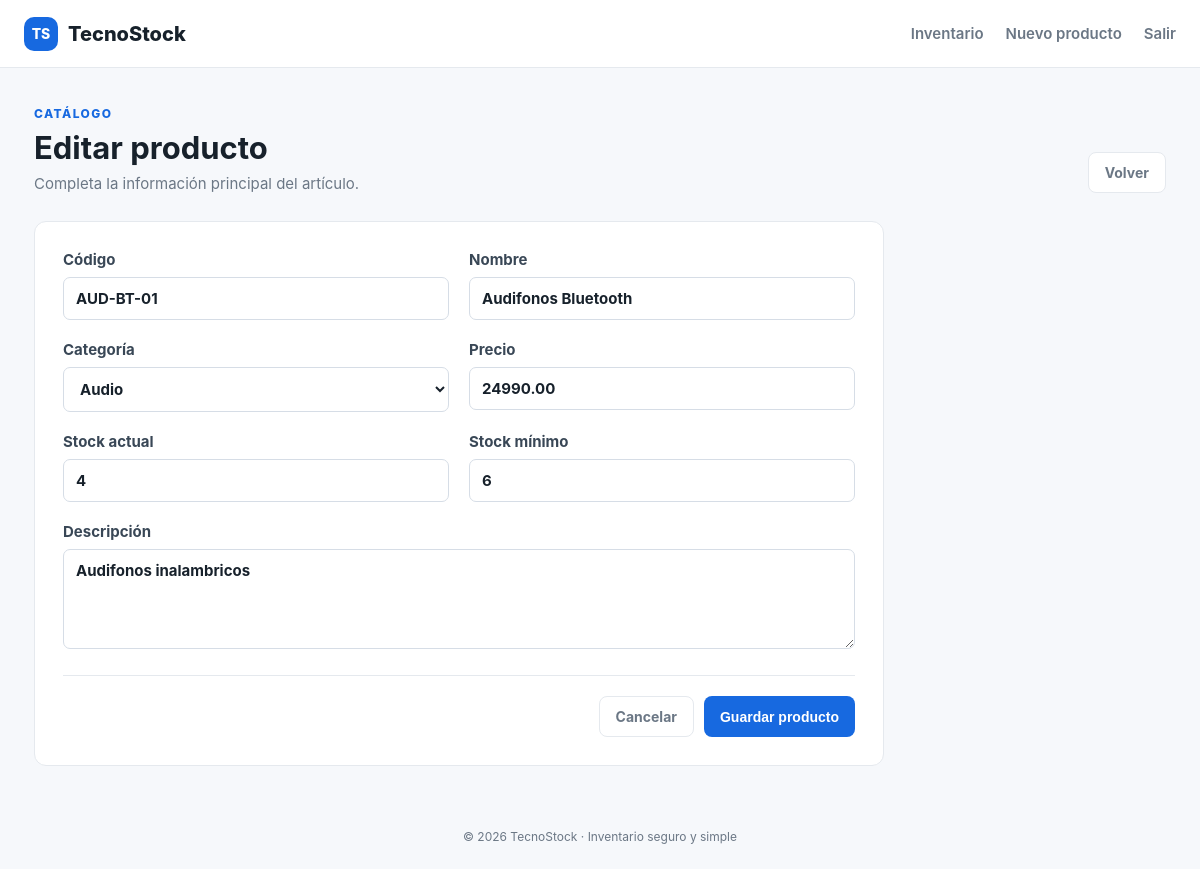
The app's page /app/product_form.php?id=2 (signed in) with its own data.
### tables this page shows
CREATE TABLE productos (
    id_producto INT UNSIGNED AUTO_INCREMENT PRIMARY KEY,
    codigo VARCHAR(40) NOT NULL UNIQUE,
    nombre VARCHAR(120) NOT NULL,
    descripcion TEXT NULL,
    precio DECIMAL(12,2) NOT NULL DEFAULT 0 CHECK (precio >= 0),
    stock_actual INT UNSIGNED NOT NULL DEFAULT 0,
    stock_minimo INT UNSIGNED NOT NULL DEFAULT 0,
    estado TINYINT(1) NOT NULL DEFAULT 1,
    id_categoria INT UNSIGNED NOT NULL,
    creado_en TIMESTAMP DEFAULT CURRENT_TIMESTAMP,
    actualizado_en TIMESTAMP DEFAULT CURRENT_TIMESTAMP ON UPDATE CURRENT_TIMESTAMP,
    CONSTRAINT fk_producto_categoria FOREIGN KEY (id_categoria) REFERENCES categorias(id_categoria)
);

CREATE TABLE categorias (
    id_categoria INT UNSIGNED AUTO_INCREMENT PRIMARY KEY,
    nombre VARCHAR(80) NOT NULL UNIQUE,
    descripcion VARCHAR(255) NULL,
    estado TINYINT(1) NOT NULL DEFAULT 1
);

### app/config.php (called while the page is built, shortened)
<?php
function db(): PDO {
    static $pdo = null;
    if ($pdo === null) {
        $pdo = new PDO('mysql:host='.DB_HOST.';dbname='.DB_NAME.';charset=utf8mb4', DB_USER, DB_PASS, [
            PDO::ATTR_ERRMODE => PDO::ERRMODE_EXCEPTION,
            PDO::ATTR_DEFAULT_FETCH_MODE => PDO::FETCH_ASSOC,
            PDO::ATTR_EMULATE_PREPARES => false,
        ]);
    }
    return $pdo;
}
function e(?string $value): string { return htmlspecialchars($value ?? '', ENT_QUOTES, 'UTF-8'); }

### app/product_form.php (the view)
<?php $title='Producto'; require __DIR__.'/partials_header.php'; $id=(int)($_GET['id']??0); $p=['id_producto'=>0,'codigo'=>'','nombre'=>'','descripcion'=>'','precio'=>'','stock_actual'=>0,'stock_minimo'=>0,'id_categoria'=>'']; if($id){$s=db()->prepare('SELECT * FROM productos WHERE id_producto=?');$s->execute([$id]);$p=$s->fetch() ?: $p;} $cats=db()->query('SELECT * FROM categorias WHERE estado=1 ORDER BY nombre')->fetchAll(); ?><section class="page-head"><div><p class="eyebrow">Catálogo</p><h1><?=$id?'Editar producto':'Registrar producto'?></h1><p class="muted">Completa la información principal del artículo.</p></div><a class="btn ghost" href="index.php">Volver</a></section><form class="form-card" method="post" action="product_save.php"><input type="hidden" name="csrf" value="<?=e(csrf_token())?>"><input type="hidden" name="id" value="<?=$id?>"><div class="form-grid"><label>Código<input name="codigo" required maxlength="40" value="<?=e($p['codigo'])?>" placeholder="Ej: CAB-USB-01"></label><label>Nombre<input name="nombre" required maxlength="120" value="<?=e($p['nombre'])?>"></label><label>Categoría<select name="id_categoria" required><option value="">Seleccionar...</option><?php foreach($cats as $c): ?><option value="<?=$c['id_categoria']?>" <?=$p['id_categoria']==$c['id_categoria']?'selected':''?>><?=e($c['nombre'])?></option><?php endforeach; ?></select></label><label>Precio<input type="number" name="precio" min="0" step="0.01" required value="<?=e((string)$p['precio'])?>"></label><label>Stock actual<input type="number" name="stock_actual" min="0" required value="<?=e((string)$p['stock_actual'])?>"></label><label>Stock mínimo<input type="number" name="stock_minimo" min="0" required value="<?=e((string)$p['stock_minimo'])?>"></label><label class="wide">Descripción<textarea name="descripcion" maxlength="500" rows="4"><?=e($p['descripcion'])?></textarea></label></div><div class="form-actions"><a class="btn ghost" href="index.php">Cancelar</a><button class="btn primary" type="submit">Guardar producto</button></div></form><?php require __DIR__.'/partials_footer.php';

### assets/style.css (style rules this page uses)
:root { --ink:#17212b;--muted:#6b7785;--line:#e5e9ee;--bg:#f6f8fb;--brand:#1769e0;--danger:#c0392b;--success:#18794e;--warning:#a05a00 }
* { box-sizing:border-box }
body { margin:0;background:var(--bg);color:var(--ink);font-family:Inter,Segoe UI,Arial,sans-serif;font-size:15px }
a { color:var(--brand);text-decoration:none }
.page-head { display:flex;justify-content:space-between;align-items:end;gap:20px;margin-bottom:28px }
.eyebrow { color:var(--brand);font-size:12px;text-transform:uppercase;letter-spacing:.12em;font-weight:800;margin:0 0 8px }
.page-head h1 { font-size:31px;margin:0 0 8px }
.muted { color:var(--muted);margin:0 }
.btn { border:0;border-radius:8px;padding:11px 16px;font-weight:700;cursor:pointer;display:inline-block;font-size:14px }
.primary { background:var(--brand);color:#fff }
.ghost { background:#fff;color:var(--muted);border:1px solid var(--line) }
.form-card { background:#fff;border:1px solid var(--line);border-radius:12px;padding:28px;max-width:850px }
.form-grid { display:grid;grid-template-columns:1fr 1fr;gap:20px }
.wide { grid-column:1/-1 }
label { display:block;font-weight:700;color:#394756 }
input,select,textarea { display:block;width:100%;margin-top:8px;border:1px solid #d6dde6;border-radius:7px;padding:11px 12px;font:inherit;color:var(--ink);background:#fff }
.form-actions { display:flex;justify-content:flex-end;gap:10px;border-top:1px solid var(--line);margin-top:26px;padding-top:20px }

### records on screen
productos: codigo "AUD-BT-01", nombre "Audifonos Bluetooth", id_categoria "Audio", precio "24990.00", stock_actual "4", stock_minimo "6", descripcion "Audifonos inalambricos"
